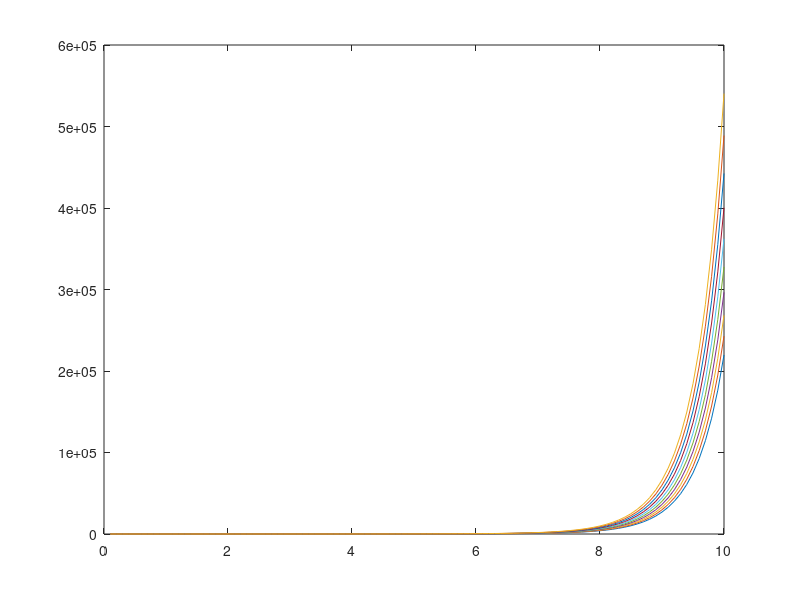

Source code (MATLAB):
clear all
close all

x = (1:100)' ./ 10;
a = 0.1;
b = 0.2;
c = 0.3;

for i = 1:10
    exp1 = exp(a * x.^2 + b * x + c);
    c = c + 0.1;
    plot(x, exp1);
    hold on;
end
